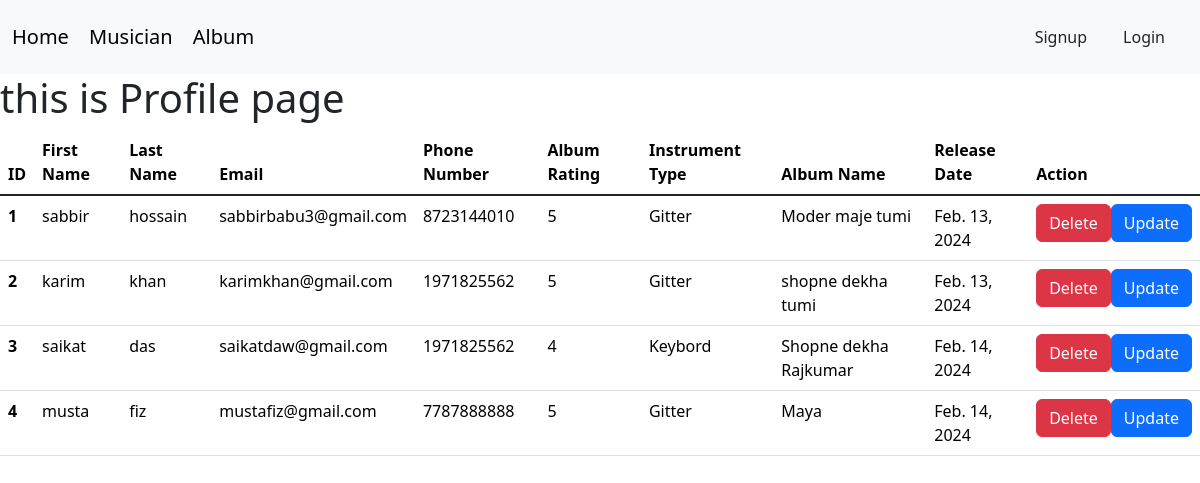
/author/profile/, run on the app's committed database.
### album/models.py (models this page shows, shortened)
class AlbumModel(models.Model):
    album_name=models.CharField(max_length=50)
    musican=models.ForeignKey(Musician, on_delete=models.CASCADE)
    album_release_date=models.DateField(auto_now_add=True)
    RATING_CHOICES = [
        (1, '1'),
        (2, '2'),
        (3, '3'),
        (4, '4'),
        (5, '5'),
    ]
    rating = models.IntegerField(choices=RATING_CHOICES)

### music/models.py (models this page shows, shortened)
class Musician(models.Model):
    first_name = models.CharField(max_length=20)
    last_name = models.CharField(max_length=20)
    email=models.EmailField()
    phone_number=models.IntegerField(null=True)
    instrument_type=models.CharField(max_length=20)

### author/views.py (the view)
# urls.py: path('profile/',views.profile, name='profile'),
def profile(request):
    data=AlbumModel.objects.all()
    return render(request, 'profile.html', {'data': data})

### templates/profile.html
{% extends "base.html" %}
{% block content %}
<h1> this is Profile page</h1>
<table class="table">
    <thead>
        <tr>
            <th scope="col">ID</th>
            <th scope="col">First Name</th>
            <th scope="col">Last Name</th>
            <th scope="col">Email</th>
            <th scope="col">Phone Number</th>
            <th scope="col">Album Rating</th>
            <th scope="col">Instrument Type</th>
            <th scope="col">Album Name</th>
            <th scope="col">Release Date</th>
            <th scope="col">Action</th>
        </tr>
    </thead>
    <tbody class="table-group-divider">
        {% for post in data %}
        <tr>
            <th scope="row">{{ forloop.counter }}</th>
            <td>{{ post.musican.first_name }}</td>
            <td>{{ post.musican.last_name }}</td>
            <td>{{ post.musican.email }}</td>
            <td>{{ post.musican.phone_number }}</td>
            <td>{{ post.rating }}</td>
            <td>{{ post.musican.instrument_type }}</td>
            <td>{{ post.album_name }}</td>
            <td>{{ post.album_release_date }}</td>
            <td>
                <div class="d-flex">
                    <a href="{% url 'delete' post.id %}" class="btn btn-danger">Delete</a>
                    <a href="{% url 'update' post.id %}" class="btn btn-primary">Update</a>
                </div>
            </td>
        </tr>
        {% endfor %}
    </tbody>
</table>
{% endblock%}

### data on the page
AlbumModel: musican.first_name "sabbir", musican.last_name "hossain", musican.email "sabbirbabu3@gmail.com", musican.phone_number "8723144010", rating "5", musican.instrument_type "Gitter", album_name "Moder maje tumi", album_release_date "Feb. 13, 2024"
AlbumModel: musican.first_name "karim", musican.last_name "khan", musican.email "karimkhan@gmail.com", musican.phone_number "1971825562", rating "5", musican.instrument_type "Gitter", album_name "shopne dekha tumi", album_release_date "Feb. 13, 2024"
AlbumModel: musican.first_name "saikat", musican.last_name "das", musican.email "saikatdaw@gmail.com", musican.phone_number "1971825562", rating "4", musican.instrument_type "Keybord", album_name "Shopne dekha Rajkumar", album_release_date "Feb. 14, 2024"
AlbumModel: musican.first_name "musta", musican.last_name "fiz", musican.email "mustafiz@gmail.com", musican.phone_number "7787888888", rating "5", musican.instrument_type "Gitter", album_name "Maya", album_release_date "Feb. 14, 2024"
